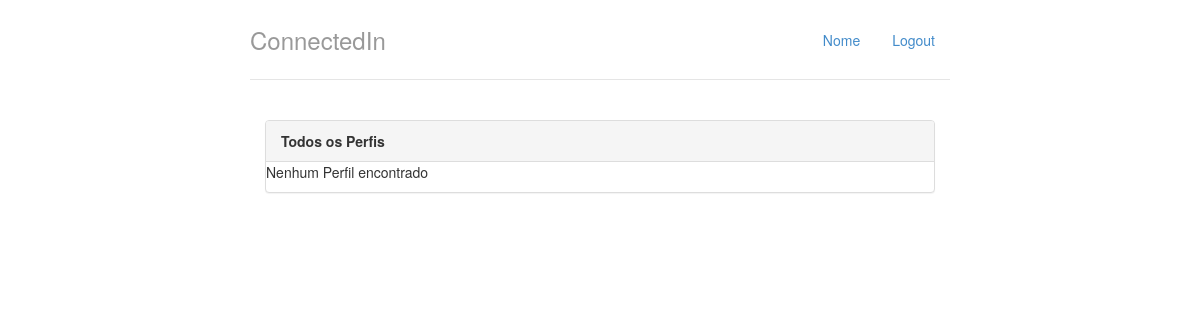
The app's page /, older data.
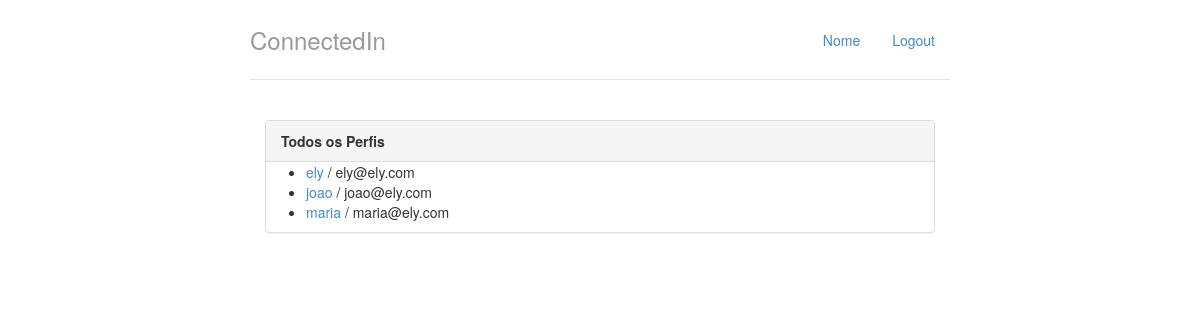
The same page, newer data.
### perfis/models.py (models this page shows, shortened)
class Perfil(models.Model):
    nome = models.CharField(max_length=255, null=False)
    telefone = models.CharField(max_length=15, null= False)
    email = models.CharField(max_length=255, null=False)
    nome_empresa = models.CharField(max_length=255, null=False)

### perfis/views.py (the view)
# urls.py: path('', views.index,name='index'),
def index(request):
	return render(request, 'index.html',{'perfis' :Perfil.objects.all()})

### perfis/templates/index.html
{% extends "base.html" %}
{% block body %}
<div class="col-lg-12">
    <div class="panel panel-default">
        <div class="panel-heading">
            <strong>Todos os Perfis</strong>
        </div>
        {% if perfis %}
        <ul>
            {% for perfil in perfis %}
            <li>
        <a href="{% url 'exibir' perfil.id%}">{{ perfil.nome }}</a>
        / {{ perfil.email }}
        </li>
        {% endfor %}
        </ul>
        {% else %}
        <p>Nenhum Perfil encontrado</p>
        {% endif %}
    </div>
</div>
{% endblock %}

Row changes from the older to the newer data that the page shows:
added Perfil: nome "ely", email "ely@ely.com"
added Perfil: nome "joao", email "joao@ely.com"
added Perfil: nome "maria", email "maria@ely.com"
Text that changed along with them:
text no longer shown: "Nenhum Perfil encontrado"
